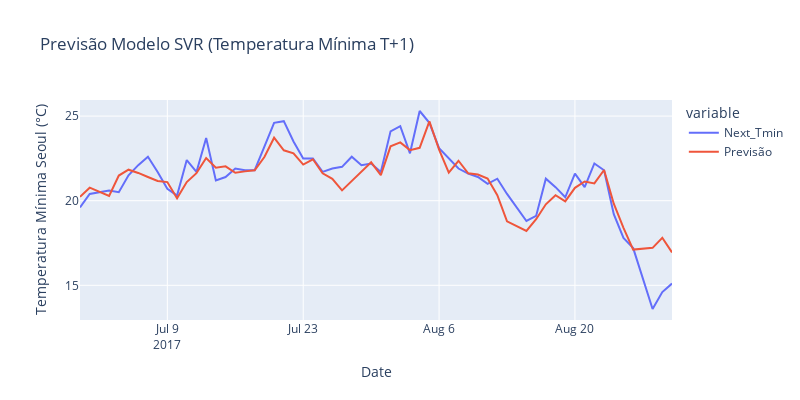

Notebook code cell kept with this figure:
### Code cell
fig = px.line(forecast_results, x='Date', y=['Next_Tmin','Previsão'],labels={'value':"Temperatura Mínima Seoul (°C)"},title='Previsão Modelo SVR (Temperatura Mínima T+1)',width=800, height=400)
fig.show()
